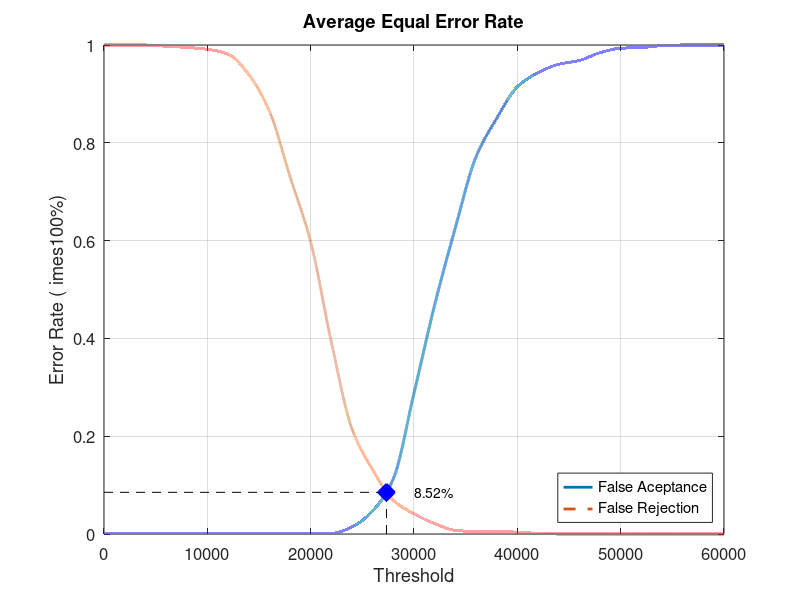
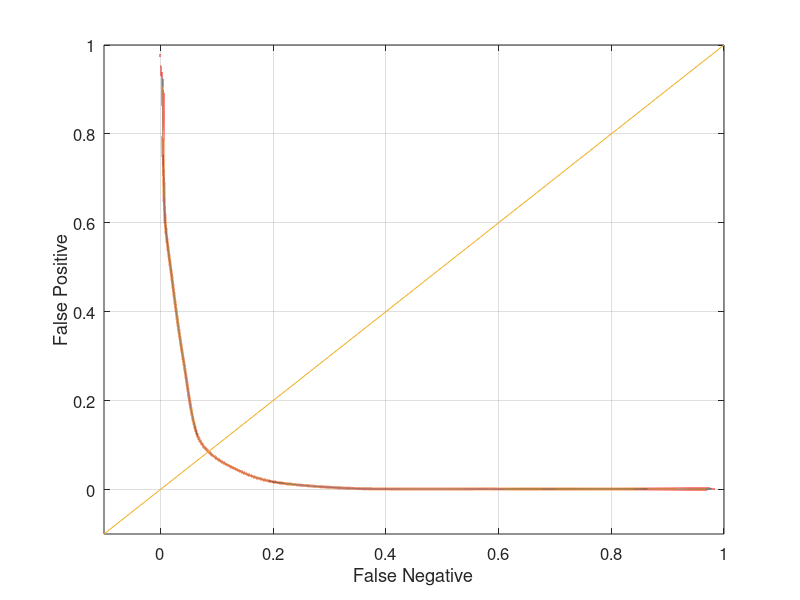

Recreate these plots in MATLAB, in order.
close all;
clear;
clc;
x = 0:2000:60000;
xq = 0:0.5:60000;

y0 = [0 0.00131579 0.00131579 0.00131579 0.00131579 0.00131579 0.00131579 0.00131579 0.00131579 0.00131579 0.00131579 0.00131579 0.0144737 0.0473684 0.113158 0.288158 0.468421 0.626316 0.771053 0.85 0.914474 0.943421 0.960526 0.968421 0.984211 0.993421 0.994737 0.998684 1 1 1]
yy0 = interp1(x, y0, xq, 'pchip');
y1 = [1 1 1 0.9975 0.995 0.99125 0.98125 0.94 0.865 0.73125 0.5975 0.3925 0.215 0.13125 0.06875 0.04125 0.02125 0.0075 0.005 0.005 0.00375 0.00125 0 0 0 0 0 0 0 0 0]
yy1 = interp1(x, y1, xq, 'pchip');

% Calculating EER: 
y2 = abs(y0 - y1);
find(y2 == min(y2))
yy2 = abs(yy0 - yy1);
xEER = find(yy2 == min(yy2));
xEERIndex = xq(xEER) % X-axis EER
yEER = yy0(xEER) % Y-axis EER

main = figure
plot(xq, yy0,'-','LineWidth', 2);	hold on
plot(xq, yy1,'--','LineWidth', 2);	hold on
plot([xEERIndex xEERIndex], [0 yEER], 'k--');	hold on
plot([0 xEERIndex], [yEER yEER], 'k--');	hold on
plot(xEERIndex, yEER, 'bx', 'LineWidth', 10);	hold on
text(xEERIndex + 10 * xEERIndex / 100, yEER, [num2str(round((10000 * yEER)) / 100) '%'])
legend('False Aceptance', 'False Rejection', 'Location', 'SouthEast')
xlabel('Threshold')
ylabel('Error Rate (	imes100%)')
title('Average Equal Error Rate')
set(gca, 'FontSize', 12)
axis([0 60000 0 1])
grid on

print(main, 'Experiment3AverageMain', '-dpng');
FNRxFPR = figure('Color', [1 1 1]);
plot(yy1, yy0, '-', yy1, yy0, 'LineWidth', 2);
hold on
y = -0.1:0.1:1
plot(y, y); 
set(gca, 'FontSize', 12)
xlabel('False Negative')
ylabel('False Positive')
axis([-0.1 1 -0.1 1])
set(gca, 'FontSize', 12)
grid on

print(FNRxFPR, 'Experiment3AverageFNRxFPR','-dpng');
